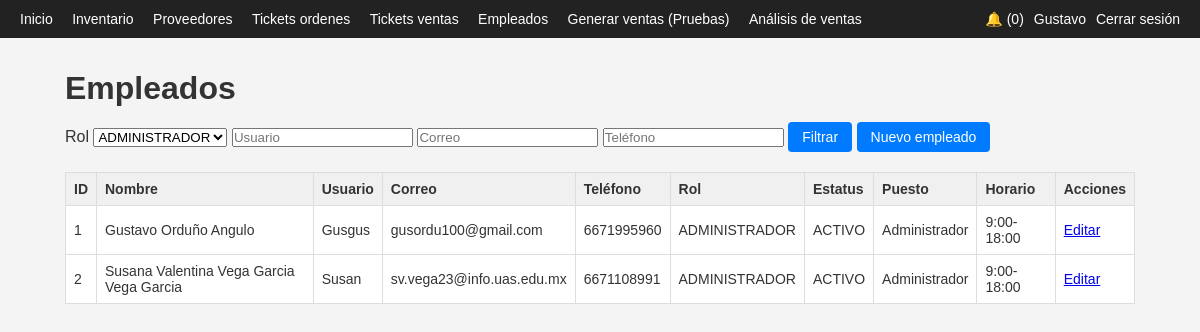
Page /app/empleados_list.php?rol=ADMINISTRADOR (signed in) on the committed database.
### tables this page shows
CREATE TABLE `empleados` (
  `id_empleado` int(11) NOT NULL,
  `nombre` varchar(100) NOT NULL,
  `apellido` varchar(100) NOT NULL,
  `usuario` varchar(50) NOT NULL,
  `password_hash` varchar(255) NOT NULL,
  `rol` enum('ADMINISTRADOR','EMPLEADO') NOT NULL DEFAULT 'EMPLEADO',
  `correo` varchar(150) NOT NULL,
  `telefono` varchar(20) DEFAULT NULL,
  `estatus` enum('ACTIVO','INACTIVO') NOT NULL DEFAULT 'ACTIVO',
  `puesto` varchar(100) DEFAULT NULL,
  `horario` varchar(100) DEFAULT NULL,
  `fecha_registro` timestamp NOT NULL DEFAULT current_timestamp()
);

### app/empleados_list.php (the view, shortened to what this page needs)
<?php
include 'header.php';
$rol      = $_GET['rol'] ?? '';
$usuario  = $_GET['usuario'] ?? '';
$correo   = $_GET['correo'] ?? '';
$telefono = $_GET['telefono'] ?? '';
$sql = "SELECT * FROM empleados WHERE 1=1";
$params = [];
if ($rol !== '') {
    $sql .= " AND rol = ?";
    $params[] = $rol;
}
$stmt = $pdo->prepare($sql);
$stmt->execute($params);
$empleados = $stmt->fetchAll();
?>
<h1>Empleados</h1>
<form method="get" class="filtros">
    <label>Rol</label>
    <select name="rol">
        <option value="ADMINISTRADOR" <?php echo $rol === 'ADMINISTRADOR' ? 'selected' : ''; ?>>ADMINISTRADOR</option>
    </select>
    <input type="text" name="usuario" placeholder="Usuario" value="<?php echo htmlspecialchars($usuario); ?>">
    <input type="text" name="correo" placeholder="Correo" value="<?php echo htmlspecialchars($correo); ?>">
    <input type="text" name="telefono" placeholder="Teléfono" value="<?php echo htmlspecialchars($telefono); ?>">
    <button type="submit">Filtrar</button>
    <a class="btn" href="empleados_form.php">Nuevo empleado</a>
</form>
<table class="tabla">
    <thead>
        <tr>
            <th>ID</th>
            <th>Nombre</th>
            <th>Usuario</th>
            <th>Correo</th>
            <th>Teléfono</th>
            <th>Rol</th>
            <th>Estatus</th>
            <th>Puesto</th>
            <th>Horario</th>
            <th>Acciones</th>
        </tr>
    </thead>
    <tbody>
        <?php foreach ($empleados as $e): ?>
        <tr>
            <td><?php echo $e['id_empleado']; ?></td>
            <td><?php echo htmlspecialchars($e['nombre'] . ' ' . $e['apellido']); ?></td>
            <td><?php echo htmlspecialchars($e['usuario']); ?></td>
            <td><?php echo htmlspecialchars($e['correo']); ?></td>
            <td><?php echo htmlspecialchars($e['telefono']); ?></td>
            <td><?php echo htmlspecialchars($e['rol']); ?></td>
            <td><?php echo htmlspecialchars($e['estatus']); ?></td>
            <td><?php echo htmlspecialchars($e['puesto']); ?></td>
            <td><?php echo htmlspecialchars($e['horario']); ?></td>
<td>
    <a href="empleados_form.php?id=<?php echo $e['id_empleado']; ?>">Editar</a>
</td>
        </tr>
        <?php endforeach; ?>
    </tbody>
</table>
<?php include 'footer.php'; ?>

### app/styles.css (style rules this page uses)
* { box-sizing: border-box; margin: 0; padding: 0; font-family: Arial, sans-serif; }
body { background-color: #f4f4f4; color: #333; }
h1, h2 { margin-bottom: 15px; }
.form, .form-inline, .filtros { margin-bottom: 20px; }
button, .btn { display: inline-block; padding: 7px 14px; border-radius: 4px; border: none; background-color: #007bff; color: #fff; text-decoration: none; cursor: pointer; font-size: 14px; }
.tabla { width: 100%; border-collapse: collapse; margin-top: 10px; background-color: #fff; }
.tabla th, .tabla td { border: 1px solid #ddd; padding: 8px; font-size: 14px; }
.tabla th { background-color: #f0f0f0; text-align: left; }

### rows in the picture
empleados: id_empleado "1", nombre+apellido "Gustavo Orduño Angulo", usuario "Gusgus", correo "gusordu100@gmail.com", telefono "6671995960", rol "ADMINISTRADOR", estatus "ACTIVO", puesto "Administrador", horario "9:00-18:00"
empleados: id_empleado "2", nombre+apellido "Susana Valentina Vega Garcia Vega Garcia", usuario "Susan", correo "sv.vega23@info.uas.edu.mx", telefono "6671108991", rol "ADMINISTRADOR", estatus "ACTIVO", puesto "Administrador", horario "9:00-18:00"

### other values in the picture
$contador_notif "0"
$_SESSION['nombre'] "Gustavo"
